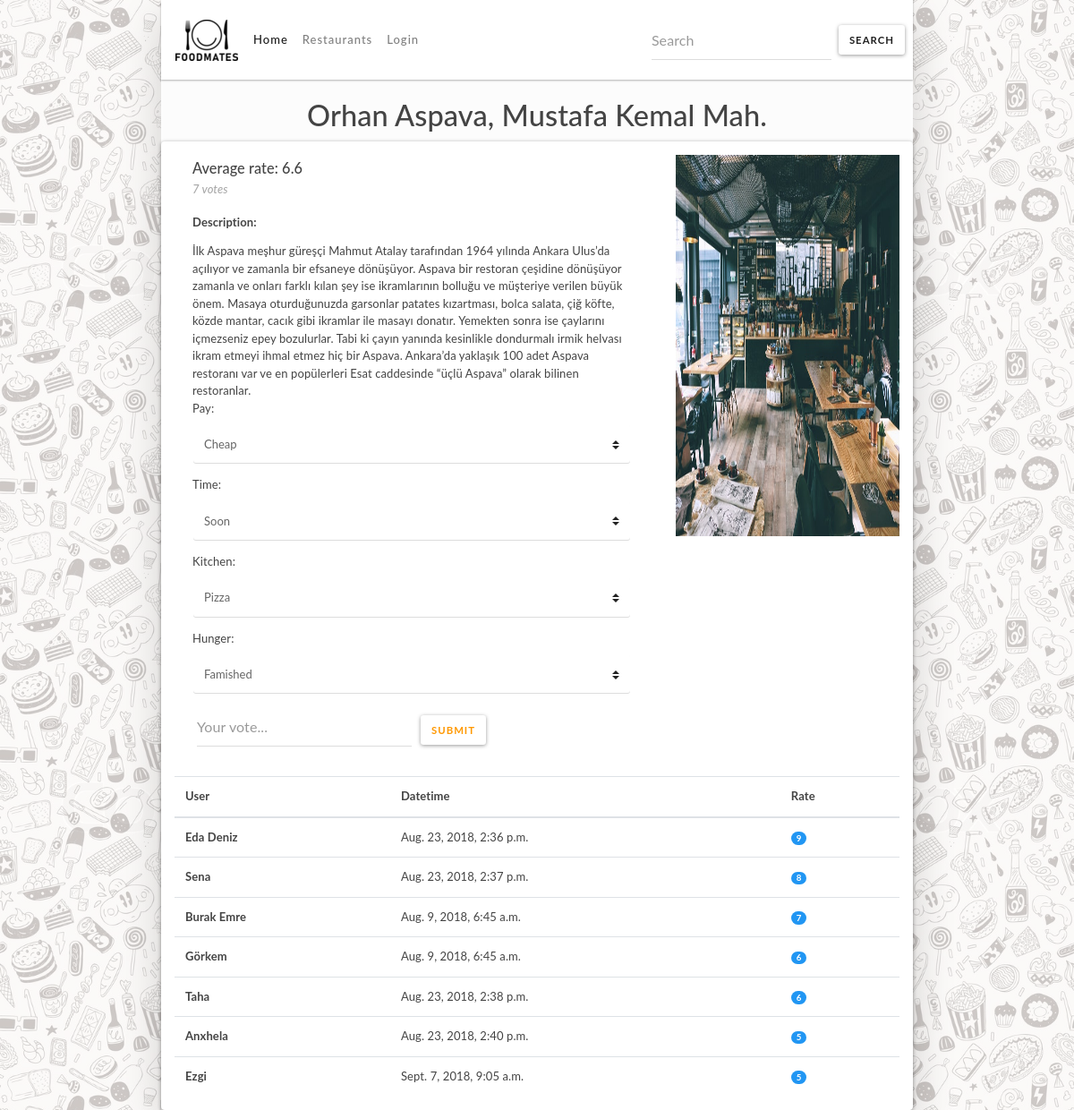
Page /common/place/2 on the committed database.
### common/models.py (models this page shows, shortened)
class Place(models.Model):
    title = models.CharField(max_length=64,
                             help_text="Enter a place title (e.g. Orhan Aspava, Dolmacı etc.")
    description = models.TextField(blank=True, null=True)
    rate = models.FloatField()
    class Meta:
        ordering = ['-rate']

class Vote(models.Model):
    profile = models.ForeignKey("Profile",
                                related_name="profile_votes",
                                null=True, on_delete=models.SET_NULL)
    place = models.ForeignKey("Place",
                              related_name="place_votes",
                              null=True, on_delete=models.CASCADE)
    rate = models.PositiveSmallIntegerField()
    vote_datetime = models.DateTimeField(auto_now_add=timezone.now)
    class Meta:
        ordering = ['-rate']

class Profile(models.Model):
    user = models.OneToOneField(User, on_delete=models.CASCADE)
    GENDER_CHOICES = (
        ('M', 'Male'),
        ('F', 'Female'),
    )
    gender = models.CharField(max_length=1, choices=GENDER_CHOICES)
    location = models.CharField(max_length=30, blank=True)
    age = models.PositiveSmallIntegerField(null=True, blank=True)

### common/views.py (the view, shortened to what this page needs)
# urls.py: path('place/<int:pk>', views.PlaceDetailView.as_view(), name='place-detail'),
class PlaceDetailView(View):
    def get(self, request, **kwargs):
        place = get_object_or_404(Place, pk=kwargs.get('pk'))
        votes = list(place.place_votes.all().order_by('rate'))
        avg_rate = sum(vote.rate for vote in votes) / (len(votes) if votes else 1)
        if not avg_rate:
            avg_rate = place.rate
        place.rate = avg_rate
        place.save()
        vote_form = VoteForm()
        condition_form = ConditionForm
        return render(request, 'common/place_detail.html', context={'place': place,
                                                                    'vote_form': vote_form,
                                                                    'condition_form': condition_form})

### common/forms.py (shortened to what this page needs)
class VoteForm(forms.Form):
    your_vote = forms.FloatField(required=True, max_value=10, min_value=0,label='',
                                 widget=forms.NumberInput(
                                     attrs={'id': 'your_vote', 'step': "1.00"}))
    your_vote.widget.attrs['class'] = 'form-control vote-form'
    your_vote.widget.attrs['placeholder'] = "Your vote..."
    class Meta:
        model = Vote
        fields = ('vote',)

### templates/common/place_detail.html (shortened to what this page needs)
{% extends "common/base_generic.html" %}
{% load static %}
{% load crispy_forms_tags %}
{% block content %}
    <h1 class="page-title text-center">{{ place.title }} </h1>
    <div class="container-fluid place-detail card">
        <div class="row">
            <div class="col-md-8">
                <div class="card-body">
                    <h5 class="card-title">Average rate: {{ place.rate|floatformat }}</h5>
                    <h6 class="card-subtitle text-muted"><i style="color: darkgrey">{{ place.place_votes.count }}
                        votes</i>
                    </h6>
                    <br/>
                    <p><b>Description: </b></p>{{ place.description }}
                    <form action="{% url 'common:place-detail' place.pk %}" method="post">
                        {{ condition_form.as_p }}
                        <div class="row" style="margin: 5px">{{ vote_form }} <input
                                style="margin: 10px" class="btn btn-outline-warning  btn-sm" type="submit" value="Submit"></div>
                    </form>
                </div>
            </div>
            <div class="place-photo-div col-md-4">
                <img src="{% static 'images/place_photo.jpeg' %}" style="margin-top: 15px; width: 100%; height: 60%"
                     alt="Card image">
            </div>
        </div>
        <table class="table table-hover">
            <thead>
            <tr>
                <th scope="col">User</th>
                <th scope="col">Datetime</th>
                <th scope="col">Rate</th>
            </tr>
            </thead>
            <tbody>
            {% for vote in place.place_votes.all %}
                <tr>
                    <th scope="row">{{ vote.profile.user.first_name }}</th>
                    <td>{{ vote.vote_datetime }}</td>
                    <td><span class="badge badge-primary badge-pill">{{ vote.rate }}</span></td>
                </tr>
            {% endfor %}
            </tbody>
        </table>
    </div>
{% endblock %}

### common/static/css/style.css (style rules this page uses)
html, body, .cover { font-family: 'Trebuchet MS'; font-weight: 400; margin: auto; height: 100%; width: 100%; background: linear-gradient(rgba(255, 255, 255, 0.7), rgba(255, 255, 255, 0.7)), url('../images/food_bg.jpg'); background-size: 50%; }
.page-title { margin-top: 10px; padding: 10px; }
img { image-rendering: crisp-edges; }
.place-detail { margin-top: -8px; }
.vote-form { width: 50%; }
body { font-family: 'Lato', 'sans-serif'; }

### common/static/css/buttons.css (style rules this page uses)
.btn { padding: 14px 22px; border: 0 none; font-weight: 700; letter-spacing: 1px; text-transform: uppercase; }
.btn-sm, .btn-group-sm > .btn { padding: 8px 12px; }

### rows in the picture
Place: title "Orhan Aspava, Mustafa Kemal Mah.", rate "6.6", place_votes.count "7", description "İlk Aspava meşhur güreşçi Mahmut Atalay tarafından 1964 yılında Ankara Ulus’da açılıyor ve zamanla bir efsaneye dönüşüyor. Aspava bir restoran çeşidine dönüşüyor zamanla ve onları farklı kılan şey ise ikramlarının bolluğu ve müşteriye verilen büyük önem. Masaya oturduğunuzda garsonlar patates kızartması, bolca salata, çiğ köfte, közde mantar, cacık gibi ikramlar ile masayı donatır. Yemekten sonra ise çaylarını içmezseniz epey bozulurlar. Tabi ki çayın yanında kesinlikle dondurmalı irmik helvası ikram etmeyi ihmal etmez hiç bir Aspava. Ankara’da yaklaşık 100 adet Aspava restoranı var ve en popülerleri Esat caddesinde “üçlü Aspava” olarak bilinen restoranlar."
Vote: profile.user.first_name "Eda Deniz", vote_datetime "Aug. 23, 2018, 2:36 p.m.", rate "9"
Vote: profile.user.first_name "Sena", vote_datetime "Aug. 23, 2018, 2:37 p.m.", rate "8"
Vote: profile.user.first_name "Burak Emre", vote_datetime "Aug. 9, 2018, 6:45 a.m.", rate "7"
Vote: profile.user.first_name "Görkem", vote_datetime "Aug. 9, 2018, 6:45 a.m.", rate "6"
Vote: profile.user.first_name "Taha", vote_datetime "Aug. 23, 2018, 2:38 p.m.", rate "6"
Vote: profile.user.first_name "Anxhela", vote_datetime "Aug. 23, 2018, 2:40 p.m.", rate "5"
Vote: profile.user.first_name "Ezgi", vote_datetime "Sept. 7, 2018, 9:05 a.m.", rate "5"
